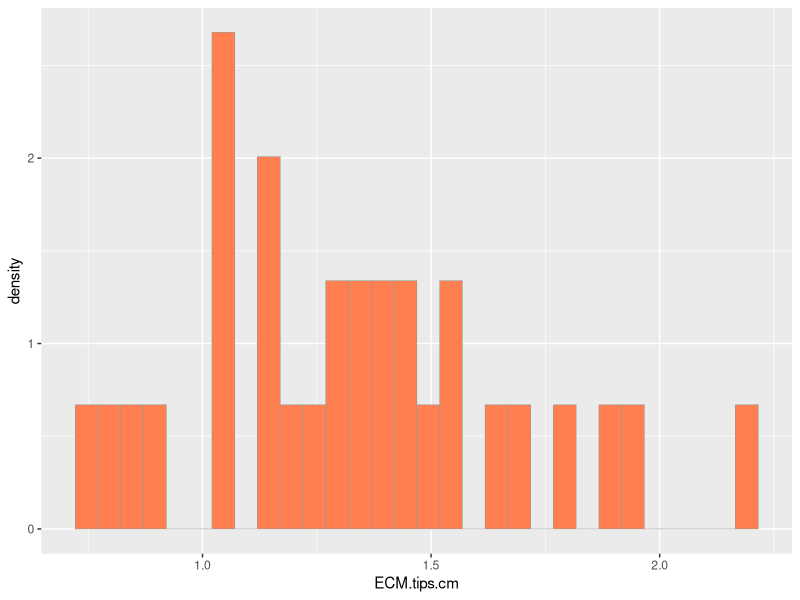
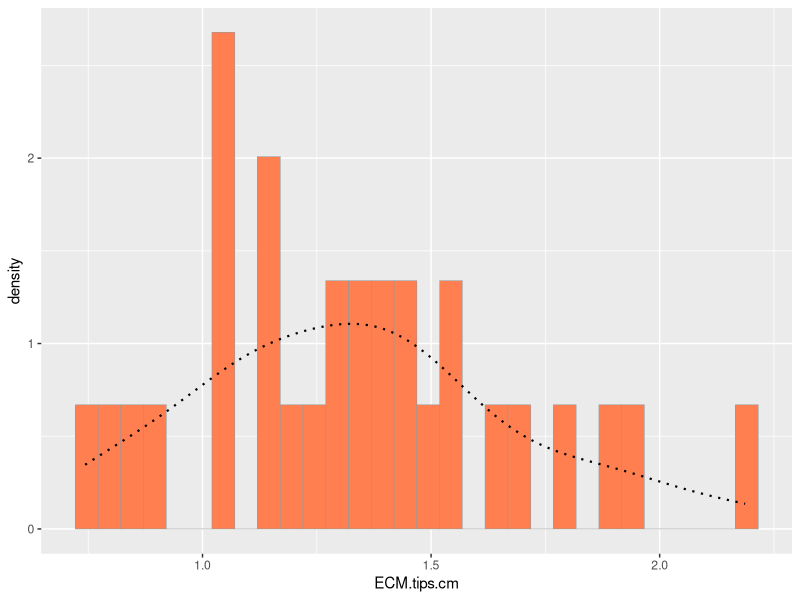
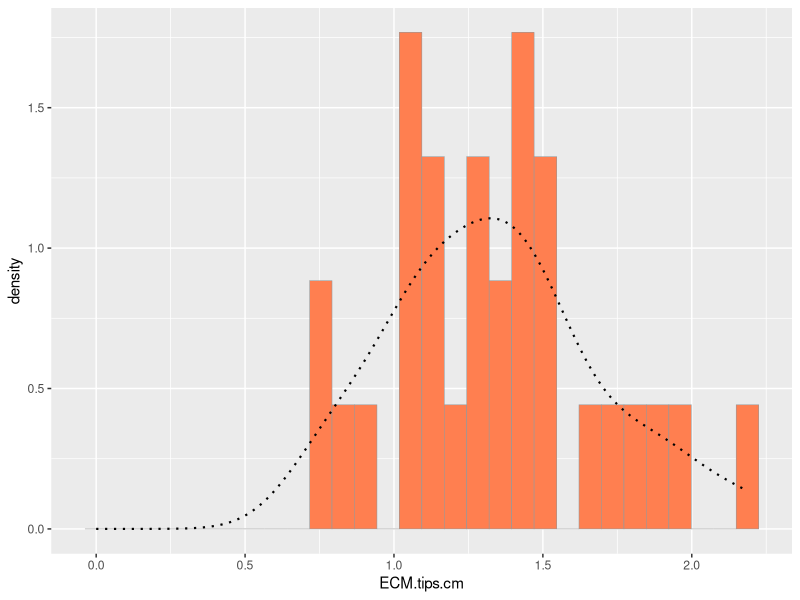
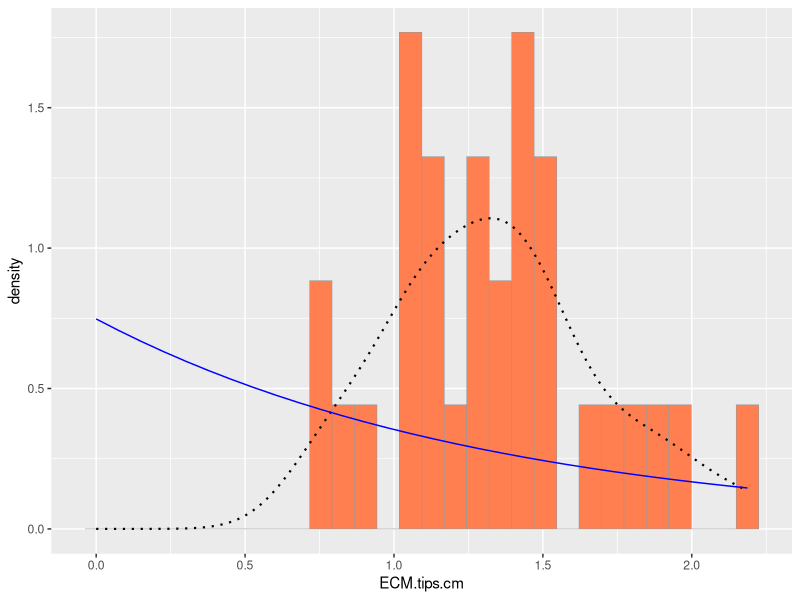
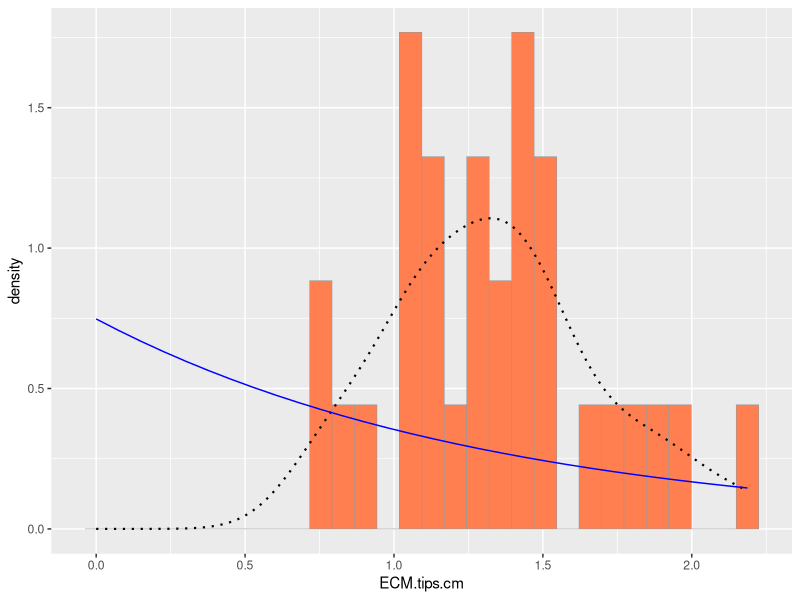
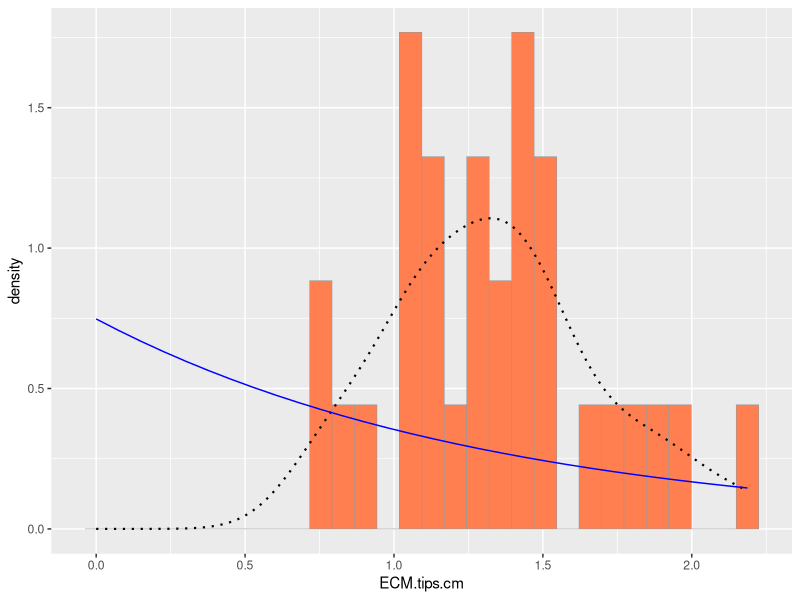
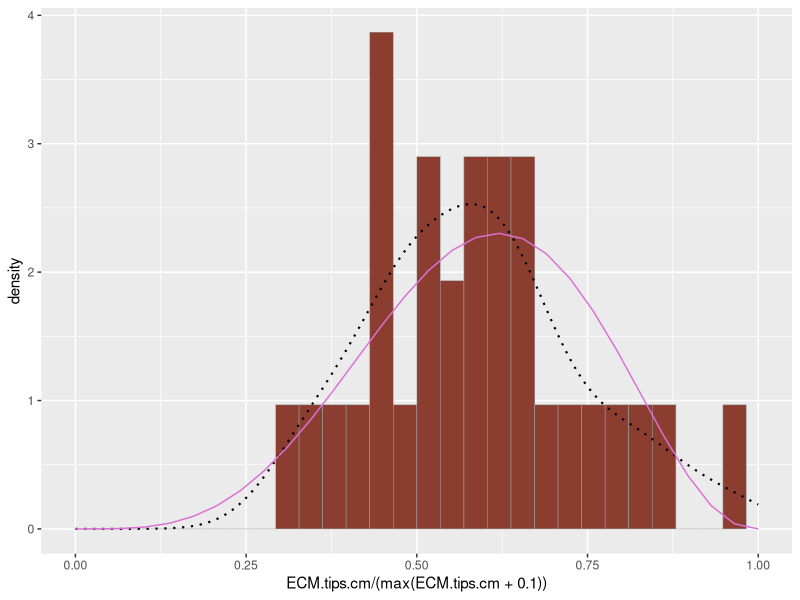
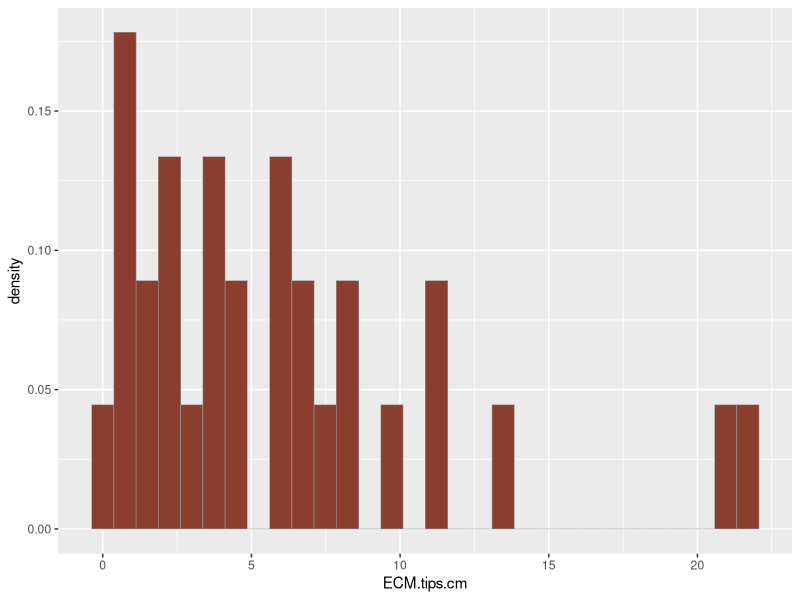

Write R code to recreate these figures, in order.
## ---- chunk 1
library(ggplot2) # for graphics
library(MASS) # for maximum likelihood estimation
## ---- chunk 2
#z <- rnorm(n=3000,mean=0.2)
#z <- data.frame(1:3000,z)
#names(z) <- list("ID","myVar")
## ---- chunk 3
z <- read.table("ECMScores.csv",header=TRUE,sep=",", stringsAsFactors=FALSE)
str(z)
summary(z)

## ---- chunk 4
# this will make a histogram
p1 <- ggplot(data=z, aes(x=ECM.tips.cm, y=..density..)) +
  geom_histogram(color="grey60",fill="coral",size=0.2) 
print(p1)
## ---- chunk 5
# this will make the data fit to a smoother curve
p1 <-  p1 +  geom_density(linetype="dotted",size=0.75)
print(p1)
## ---- chunk 6
normPars <- fitdistr(z$ECM.tips.cm,"normal")
print(normPars)
## ---- chunk 7
str(normPars)
print(normPars)
## ---- chunk 8
normPars$estimate["mean"]
## ---- chunk 9
meanML <- normPars$estimate["mean"]
sdML <- normPars$estimate["sd"]

xval <- seq(0,max(z$ECM.tips.cm),len=length(z$ECM.tips.cm))

 stat <- stat_function(aes(x = xval, y = ..y..), fun = dnorm, colour="red", n = length(z$Height), args = list(mean = meanML, sd = sdML))
 p1 + stat
## ---- chunk 10
expoPars <- fitdistr(z$ECM.tips.cm,"exponential")
rateML <- expoPars$estimate["rate"]

stat2 <- stat_function(aes(x = xval, y = ..y..), fun = dexp, colour="blue", n = length(z$ECM.tips.cm), args = list(rate=rateML))
 p1 + stat + stat2
 
## ---- chunk 11
stat3 <- stat_function(aes(x = xval, y = ..y..), fun = dunif, colour="darkgreen", n = length(z$myVar), args = list(min=min(z$myVar), max=max(z$myVar)))
 p1 + stat + stat2 + stat3

## ---- chunk 12
gammaPars <- fitdistr(z$ECM.tips.cm,"gamma")
shapeML <- gammaPars$estimate["shape"]
rateML <- gammaPars$estimate["rate"]

stat4 <- stat_function(aes(x = xval, y = ..y..), fun = dgamma, colour="goldenrod", n = length(z$Height), args = list(shape=shapeML, rate=rateML))
 p1 + stat + stat2 + stat3 + stat4

## ---- chunk 13
pSpecial <- ggplot(data=z, aes(x=ECM.tips.cm/(max(ECM.tips.cm + 0.1)), y=..density..)) +
  geom_histogram(color="grey60",fill="coral4",size=0.2) + 
  xlim(c(0,1)) +
  geom_density(size=0.75,linetype="dotted")

betaPars <- fitdistr(x=z$ECM.tips.cm/max(z$ECM.tips.cm + 0.1),start=list(shape1=1,shape2=2),"beta")
shape1ML <- betaPars$estimate["shape1"]
shape2ML <- betaPars$estimate["shape2"]

statSpecial <- stat_function(aes(x = xval, y = ..y..), fun = dbeta, colour="orchid", n = length(z$ECM.tips.cm), args = list(shape1=shape1ML,shape2=shape2ML))
pSpecial + statSpecial
## ---- chunk 14
normPars$loglik

gammaPars$loglik

expoPars$loglik
## ---- chunk 15
gammaPars <- fitdistr(z$ECM.tips.cm,"gamma")
print(gammaPars)
## ---- chunk 16
x <- rgamma(n=30,shape=1.3,scale=1/.204)
x <- data.frame(1:30,x)
names(x) <- list("GroupID","ECM.tips.cm")
x <- x[x$ECM.tips.cm>0,]
str(x)
## ---- chunk 17
p1 <- ggplot(data=x, aes(x=ECM.tips.cm, y=..density..)) +
  geom_histogram(color="grey60",fill="coral4",size=0.2) 
print(p1)
## ---- chunk 18
gammaPars <- fitdistr(x$ECM.tips.cm,"gamma")
shapeML <- gammaPars$estimate["shape"]
rateML <- gammaPars$estimate["rate"]

stat4 <- stat_function(aes(x = xval, y = ..y..), fun = dgamma, colour="goldenrod", n = length(x$Height), args = list(shape=shapeML, rate=rateML))
 p1 + stat4
## ---- chunk 19
z <- read.table("ECMScores.csv",header=TRUE,sep=",", stringsAsFactors=FALSE)

p1 <- ggplot(data=z, aes(x=ECM.tips.cm, y=..density..)) +
  geom_histogram(color="grey60",fill="cornsilk",size=0.2) 


gammaPars <- fitdistr(z$ECM.tips.cm,"gamma")
shapeML <- gammaPars$estimate["shape"]
rateML <- gammaPars$estimate["rate"]

stat4 <- stat_function(aes(x = xval, y = ..y..), fun = dgamma, colour="goldenrod", n = length(z$ECM.tips.cm), args = list(shape=shapeML, rate=rateML))
 p1 + stat4
